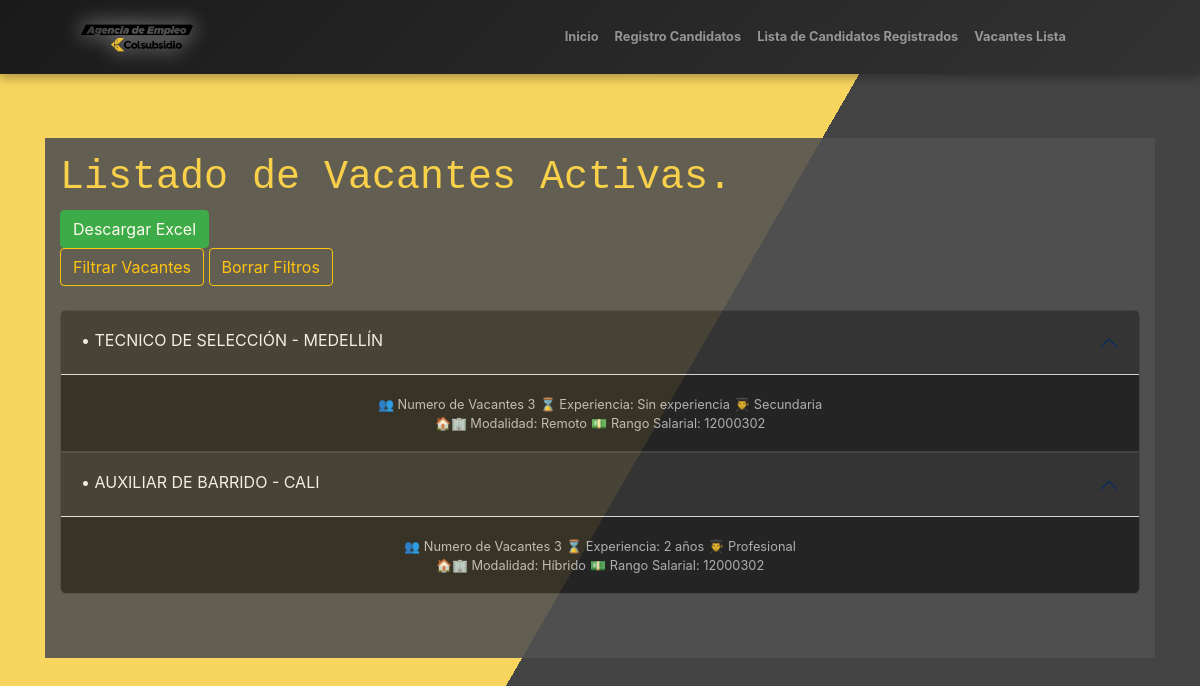
The page /lista_vacantes/ on the database its author committed.
### vacantes/models.py (models this page shows, shortened)
class Vacante(models.Model):
    codigo_vacante = models.CharField(
        max_length=50,
        unique=True,
        default=generate_unique_codigo
    )
    cargo = models.CharField(max_length=100)
    area = models.CharField(
        max_length=100,
        choices=[
            ('Sin asignar', 'Sin asignar'),
            ('Administración', 'Administración'),
            ('Finanzas', 'Finanzas'),
            ('Tecnología', 'Tecnología'),
            ('Recursos Humanos', 'Recursos Humanos'),
            ('Ventas', 'Ventas'),
        ],
        default='Sin asignar'
    )
    numero_puestos = models.IntegerField(
        null=True,
        blank=True,
        default=1  # ✅ Se asigna 1 por defecto, ya que 0 no tendría sentido.
    )
    modalidad_trabajo = models.CharField(
        max_length=50,
        choices=[
            ('Presencial', 'Presencial'),
            ('Remoto', 'Remoto'),
            ('Híbrido', 'Híbrido'),
        ]
    )
    tipo_contrato = models.CharField(
        max_length=50,
        choices=[
            ('Indefinido', 'Indefinido'),
            ('Temporal', 'Temporal'),
            ('Prácticas', 'Prácticas'),
            ('Freelance', 'Freelance'),
        ]
    )
    jornada_trabajo = models.CharField(
        max_length=50,
        choices=[
            ('Tiempo completo', 'Tiempo completo'),
            ('Medio tiempo', 'Medio tiempo'),
            ('Por horas', 'Por horas'),
        ]
    )
    descripcion_vacante = models.TextField(max_length=6000)
    tiempo_experiencia = models.CharField(
        max_length=50,
        choices=[
            ('Sin experiencia', 'Sin experiencia'),
            ('1 año', '1 año'),
            ('2 años', '2 años'),
            ('3 años o más', '3 años o más'),
        ]
    )
    nivel_estudios = models.CharField(
        max_length=50,
        choices=[
            ('Secundaria', 'Secundaria'),
            ('Técnico', 'Técnico'),
            ('Tecnólogo', 'Tecnólogo'),
            ('Profesional', 'Profesional'),
            ('Postgrado', 'Postgrado'),
        ]
    )
    departamento = models.CharField(
        max_length=100,
        choices=[
            ('Sin asignar', 'Sin asignar'),
            ('Antioquia', 'Antioquia'),
            ('Bogotá', 'Bogotá'),
            ('Valle del Cauca', 'Valle del Cauca'),
            ('Cundinamarca', 'Cundinamarca'),
        ],
        default='Sin asignar'
    )
    ciudad = models.CharField(
        max_length=100,
        choices=[
            ('Medellín', 'Medellín'),
            ('Bogotá', 'Bogotá'),
            ('Cali', 'Cali'),
            ('Barranquilla', 'Barranquilla'),
        ]
    )
    rango_salarial = models.CharField(
        max_length=50,
        blank=True,
        null=True
    )
    fecha_publicacion = models.DateField(auto_now_add=True)
    empresa_usuaria = models.CharField(max_length=100)
    class Meta:
        verbose_name = "Vacante"
        verbose_name_plural = "Vacantes"

### vacantes/views.py (the view, shortened to what this page needs)
# urls.py: path('lista_vacantes/', views.lista_vacantes, name='lista_vacantes'), #agregado por Jose
def lista_vacantes(request):
    cargo = request.GET.get('cargo')
    area = request.GET.get('area')
    modalidad_trabajo = request.GET.get('modalidad_trabajo')
    tipo_contrato = request.GET.get('tipo_contrato')
    jornada_trabajo = request.GET.get('jornada_trabajo')
    tiempo_experiencia = request.GET.get('tiempo_experiencia')
    nivel_estudios = request.GET.get('nivel_estudios')
    departamento = request.GET.get('departamento')
    ciudad = request.GET.get('ciudad')
    rango_salarial = request.GET.get('rango_salarial')
    vacantes = Vacante.objects.all()
    if area:
        vacantes = vacantes.filter(area=area)
    if modalidad_trabajo:
        vacantes = vacantes.filter(modalidad_trabajo=modalidad_trabajo)
    if tipo_contrato:
        vacantes = vacantes.filter(tipo_contrato=tipo_contrato)
    if jornada_trabajo:
        vacantes = vacantes.filter(jornada_trabajo=jornada_trabajo)
    if tiempo_experiencia:
        vacantes = vacantes.filter(tiempo_experiencia=tiempo_experiencia)
    if nivel_estudios:
        vacantes = vacantes.filter(nivel_estudios=nivel_estudios)
    if departamento:
        vacantes = vacantes.filter(departamento=departamento)
    if ciudad:
        vacantes = vacantes.filter(ciudad=ciudad)
    if rango_salarial:
        vacantes = vacantes.filter(rango_salarial=rango_salarial)
    contexto = {
        'vacantes': vacantes,
        'filtros': {
            'cargo': cargo,
            'area': area,
            'modalidad_trabajo': modalidad_trabajo,
            'tipo_contrato': tipo_contrato,
            'jornada_trabajo': jornada_trabajo,
            'tiempo_experiencia': tiempo_experiencia,
            'nivel_estudios': nivel_estudios,
            'departamento': departamento,
            'ciudad': ciudad,
            'rango_salarial': rango_salarial,
        }
    }
    return render(request, 'vacantes/lista.html', contexto)

### vacantes/templates/vacantes/lista.html (shortened to what this page needs)
{% extends 'base.html' %} {% comment %} extiende al template base {% endcomment %}
{% load static %}
{% block contenido %} {% comment %} abre el bloque para contenido {% endcomment %}
<div class="container-fluid" style="opacity: 90%; background-color: #525252; color: #f1f1f1;">
    <div class="row flex-nowrap">
        <div class="col py-3">
            <h1 style="color: #f8d047;">Listado de Vacantes Activas.</h1>
            <a href="{% url 'descargar_excel' %}" class="btn btn-success">Descargar Excel</a>
            <form action="">
                <button type="button" class="btn btn-outline-warning" data-bs-toggle="offcanvas" data-bs-target="#offcanvasExample" aria-controls="offcanvasExample">Filtrar Vacantes</button>
                <button type="submit" class="btn btn-outline-warning" onclick="clearFilters()">Borrar Filtros</button>
            </form>
            <br>
            <div class="accordion" id="accordionExample" style="background-color: #333333; border-radius: 8px;">
                {% for vacante in vacantes %}
                <div class="accordion-item" style="background-color: #222222; border: 1px solid #444444;">
                    <h2 class="accordion-header">
                        <button class="accordion-button" type="button" data-bs-toggle="collapse" data-bs-target="#collapse-{{ vacante.id }}" aria-expanded="false" aria-controls="collapse-{{ vacante.id }}" style="background-color: #333333; color: #f1f1f1; border: none;">
                            <h5><small style="text-transform: uppercase;">• {{ vacante.cargo }} - {{ vacante.ciudad }}</small>
                            </h5>
                        </button>
                        <div style="margin: 0.5cm;">
                            <h6 style="text-align: center; color: #bbb;">
                                <small>👥 Numero de Vacantes {{ vacante.numero_puestos }}</small>
                                <small>⌛ Experiencia: {{ vacante.tiempo_experiencia }}</small>
                                <small>👨‍🎓 {{ vacante.nivel_estudios }}</small><br>
                                <small>🏠🏢 Modalidad: {{ vacante.modalidad_trabajo }}</small>
                                <small>💵 Rango Salarial: {{ vacante.rango_salarial }}</small>
                            </h6>
                        </div>
                    </h2>
                </div>
                {% endfor %}
            </div>
            <br><br>
        </div>
    </div>
</div>
{% endblock %} {% comment %} cierra el bloque para contenido {% endcomment %}

### vacantes/static/css/styles.css (style rules this page uses)
body { font-family: Arial, sans-serif; background-color: #f8f9fa; }
button { background-color: #f8d047; border: none; padding: 10px; color: white; font-size: 16px; cursor: pointer; border-radius: 4px; }
h1 { font-family:monospace; }

### rows shown on the page
Vacante: cargo "TECNICO DE SELECCIÓN", ciudad "MEDELLÍN", numero_puestos "3", tiempo_experiencia "Sin experiencia", nivel_estudios "Secundaria", modalidad_trabajo "Remoto", rango_salarial "12000302"
Vacante: cargo "AUXILIAR DE BARRIDO", ciudad "CALI", numero_puestos "3", tiempo_experiencia "2 años", nivel_estudios "Profesional", modalidad_trabajo "Híbrido", rango_salarial "12000302"
